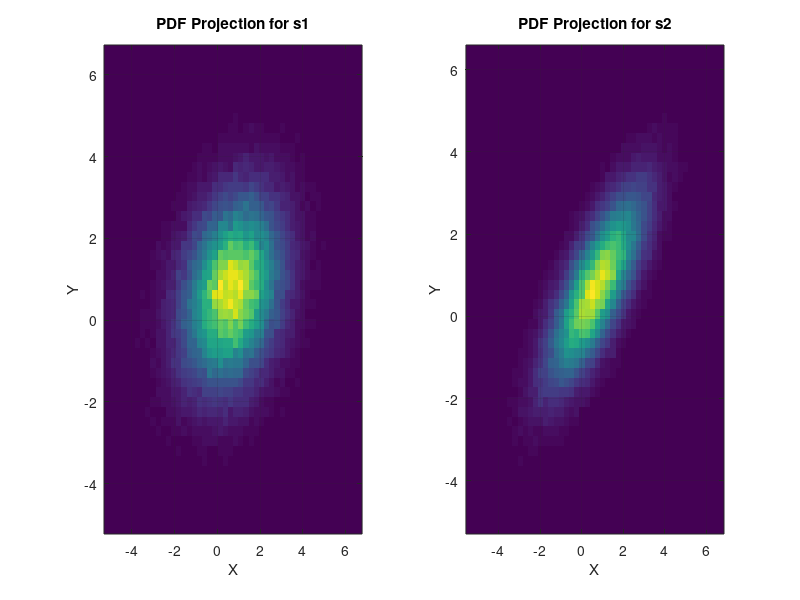

This figure's MATLAB source:
% Load the data from the provided MATLAB file
load('Gaussian2D.mat');

% Number of bins for the histogram
bins = 50;

% Compute 2D histogram for s1
[N1, C1] = hist3(s1, [bins bins]);
% Convert counts to pdf
N1 = N1 / (numel(s1) * (C1{1}(2) - C1{1}(1)) * (C1{2}(2) - C1{2}(1)));

figure;
subplot(1, 2, 1);
imagesc(C1{1}, C1{2}, N1');
axis xy;
colorbar;
title('PDF Projection for s1');
xlabel('X');
ylabel('Y');
set(gca, 'FontSize', 10);
colorbar('off');
grid on;

% Compute 2D histogram for s2
[N2, C2] = hist3(s2, [bins bins]);
% Convert counts to pdf
N2 = N2 / (numel(s2) * (C2{1}(2) - C2{1}(1)) * (C2{2}(2) - C2{2}(1)));

subplot(1, 2, 2);
imagesc(C2{1}, C2{2}, N2');
axis xy;
colorbar;
title('PDF Projection for s2');
xlabel('X');
ylabel('Y');
set(gca, 'FontSize', 10);
colorbar('off');
grid on;
